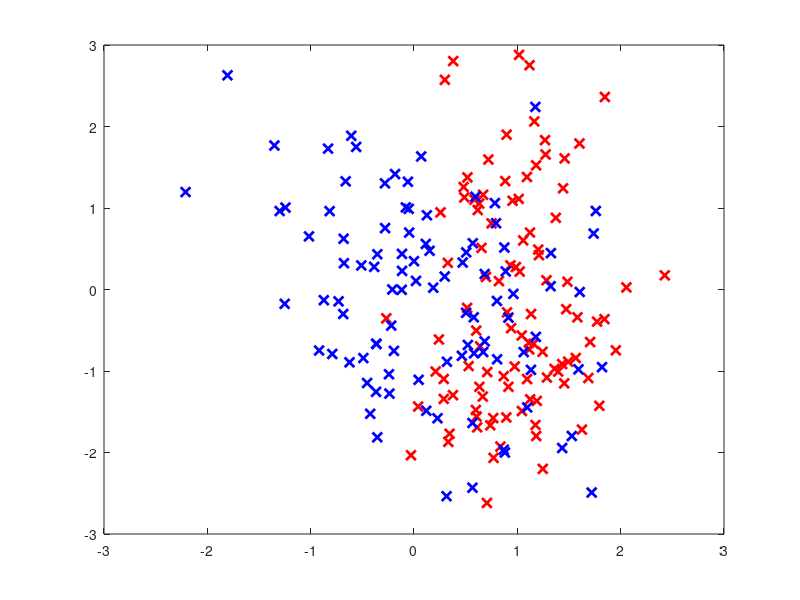

Source code (MATLAB): (Note: this script raises an error after producing the figure.)
%% Logistic Regression: Visualizing the Predictive Distribution
% Here we fit a binary logistic regression model to synthetic data and visualize the
% predictive distribution. We compare the MLE to L1 and L2 regularized
% models.
%#testPMTK
%% Load and Plot the Data
% Load synthetic data generated from a mixture of Gaussians. Source:
% <<http://research.microsoft.com/~cmbishop/PRML/webdatasets/datasets.htm>>
%
load bishop2class
figure;
plot(X(Y==1,1),X(Y==1,2),'xr','LineWidth',2,'MarkerSize',7); hold on;
plot(X(Y==2,1),X(Y==2,2),'xb','LineWidth',2,'MarkerSize',7);
D = DataTableXY(X,Y);
title('Training Data');
legend({'Class1','Class2'},'Location','BestOutside');

%% Cross Validation
% First we find the optimal hyper-parameters using CV
if 0
  notYetImplemented('Model Selection for Logistic Regression');
else
  % For speed, we just hard-code the results
  lambdaL2 = 10;
  sigmaL2 = 0.3;
  %lambdaL1 = 1;
  %sigmaL1 =  0.4;
  lambdaL1 = 2.1544;
  sigmaL1 = 0.2;
end


%% Create the model
% We will make use of PMTK's transformer objects to easily preprocess the data
% and perform the basis expansion. We chain 2 transformers together, which
% will be applied to the data in sequence. When we pass our ChainTransformer to
% our model, (which we will create shortly), all of the details of the
% transformation are retained, and where appropriate, applied to future test data.
%
T = ChainTransformer({StandardizeTransformer(false), KernelTransformer('rbf',sigmaL2)} );
%
% We now create a new logistic regression model and pass it the transformer object
% we just created.
% We specify that the y labels are from {1,2} (as opposed to, say, {0,1})
model = Logreg('-prior','L2','-lambda', lambdaL2, '-labelSpace', [1,2], ...
  '-transformer', T, '-addOffset', false);

%% Fit the Model
% We now find a MAP estimate of the parameters
% We can choose the optimizer by changing model.optMethod
model = fit(model,D);

%% Compute Map Output
% To visualize the predictive distribution we will first create grid of points
% in our original 2D feature space and evaluate the posterior probability that
% each point belongs to class 1.
%
[X1grid, X2grid] = meshgrid(-3:0.02:3,-3:0.02:3);
[nrows,ncols] = size(X1grid);
testData = [X1grid(:),X2grid(:)];
[yhat, T] = computeMapOutput(model,DataTable(testData)); 
pclass1 = T(:,1);
probGrid = reshape(pclass1,nrows,ncols);
%% Plot the Predictive Distribution
% We can now make use of Matlab's excellent plotting capabilities and plot the
% surface of the distribution. Notice the relatively smooth decision
% boundary. This is due in large part to the value of Sigma. We will see
% shortly what happens when we use a relatively small value.
figure; hold on;
surf(X1grid,X2grid,probGrid);
shading interp; view([0 90]); colorbar;
alpha 0.8;
box on;
contour(X1grid,X2grid,probGrid,'LineColor','k','LevelStep',0.5,'LineWidth',2.5);
title('Predictive Distribution (L2 Logistic Regression)');
%% Plot Decision Boundary
% We can plot the decision boundary along with the data
figure; hold on;
plot(X(Y==1,1),X(Y==1,2),'xr','LineWidth',2,'MarkerSize',7); hold on;
plot(X(Y==2,1),X(Y==2,2),'xb','LineWidth',2,'MarkerSize',7);
title('Decision Boundary (L2 Logistic Regression)');
box on;
contour(X1grid,X2grid,probGrid,'LineColor','k','LevelStep',0.5,'LineWidth',2.5);


%% L1 Prior
% Now lets use an L1 prior and refit the model
T = ChainTransformer({StandardizeTransformer(false)      ,...
    KernelTransformer('rbf',sigmaL1)} );
model = Logreg('-prior','L1','-lambda', lambdaL1, '-labelSpace',[1,2], ...
  '-transformer', T, '-addOffset', false); 
model = fit(model,D);

[X1grid, X2grid] = meshgrid(-3:0.02:3,-3:0.02:3);
[nrows,ncols] = size(X1grid);
testData = [X1grid(:),X2grid(:)];
[yhat, T] = computeMapOutput(model,DataTable(testData));              
pclass1 = T(:,1);
probGrid = reshape(pclass1,nrows,ncols);
%% Plot the Predictive Distribution L1
figure; hold on;
surf(X1grid,X2grid,probGrid);
shading interp; view([0 90]); colorbar;
alpha 0.8;
box on;
contour(X1grid,X2grid,probGrid,'LineColor','k','LevelStep',0.5,'LineWidth',2.5);
title('Predictive Distribution (L1 Logistic Regression)');
%% Plot Decision Boundary L1
% We can plot the decision boundary along with the data
figure; hold on;
plot(X(Y==1,1),X(Y==1,2),'xr','LineWidth',2,'MarkerSize',7); hold on;
plot(X(Y==2,1),X(Y==2,2),'xb','LineWidth',2,'MarkerSize',7);
title('Decision Boundary (L1 Logistic Regression)');
box on;
contour(X1grid,X2grid,probGrid,'LineColor','k','LevelStep',0.5,'LineWidth',2.5);
%% Identify "support vectors"
% We now visualize the "support vectors", i.e.
% the examples corresponding to non-zero weights.
% Since we are using an RBF kernel, feature j corresponds to example j.
supportVectors = X(abs(model.params.w) > 1e-5,:);
plot(supportVectors(:,1),supportVectors(:,2),'ok','MarkerSize',10,'LineWidth',2)

